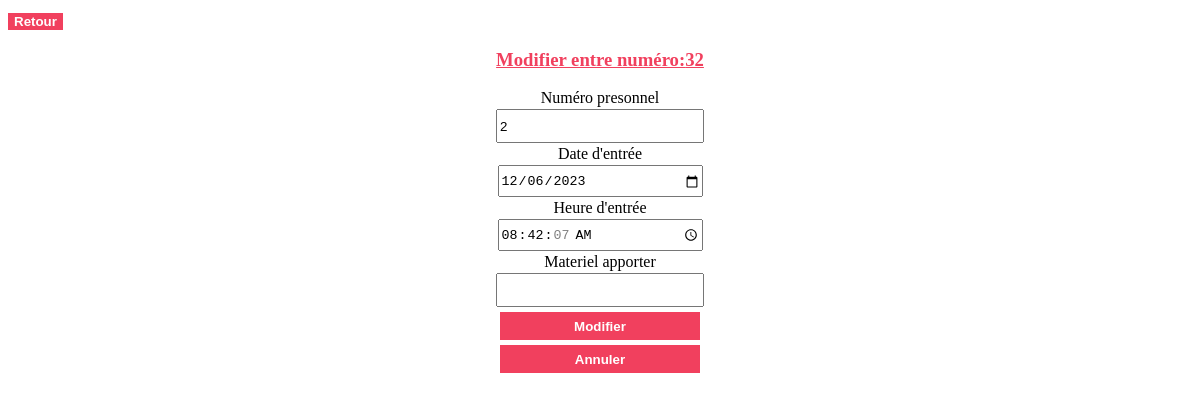
Screenshot of /user/entre/modifier.php?id=32 with the database file from the repository.
### tables this page shows
CREATE TABLE IF NOT EXISTS `entre` (
  `id_entre` int NOT NULL AUTO_INCREMENT,
  `numero_personnel` int NOT NULL,
  `date_entre` date DEFAULT NULL,
  `heure_entre` time DEFAULT NULL,
  `materiel_apporter` varchar(255) DEFAULT NULL,
  `date_creation` date NOT NULL,
  `heure_creaction` time NOT NULL,
  PRIMARY KEY (`id_entre`,`numero_personnel`)
);

### user/entre/modifier.php (the view, shortened to what this page needs)
<!DOCTYPE html>
<html lang="en">
<head>
    <link rel="stylesheet" href="input.css">
</head>
<body>
        <a href="liste.php"><button id="button">Retour</button></a>
    <center>
<?php
        $db = mysqli_connect('localhost', 'root', '','amelioration_stage') or die('could not connect to database');
        $id = $_GET['id'];
        $req = mysqli_query($db, "SELECT * FROM entre WHERE id_entre = $id");
        $row = mysqli_fetch_assoc($req);
    ?>
    <div class="formulaire">
        <h3>Modifier entre numéro:<?=$row['id_entre']?></h3>
        <form action="" method="post">
            <label>Numéro presonnel</label>
            <input type="number" name="numero_personnel" value="<?=$row['numero_personnel']?>">
            <label>Date d'entrée</label>
            <input type="date" name="date_entre" value="<?=$row['date_entre']?>">
            <label>Heure d'entrée</label>
            <input type="time" name="heure_entre" value="<?=$row['heure_entre']?>">
            <label>Materiel apporter</label>
            <input type="text" name="materiel_apporter" value="<?=$row['materiel_apporter']?>">
            <input type="submit" value="Modifier" name="btn" id="button">
            <input type="reset" value="Annuler" id="button">
        </form>
    </div></center>
</body>
</html>

### user/entre/input.css (style rules this page uses)
input { display: block; width: 200px; height: 28px; margin: 2px; }
h3 { font-weight: bold; color: rgb(241, 64, 94); text-decoration: underline; }
#button { background-color: rgb(241, 64, 94); border:none; color:white; font-weight:bold; margin-top: 5px; }

### rows the page displays
entre: id_entre "32", numero_personnel "2", date_entre "12/06/2023", heure_entre "08:42:07"
